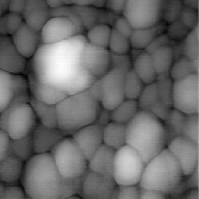
//> input picture data/afmsurf.bmp, 199 x 199 px
$ ./main ../data/afmsurf.bmp   (built with g++ and OpenCV 4)
//> lines starting //> are read from the running program, lines starting //| are printed output that depends on the picture; after the words box and inside, x2 and y2 are one past the last pixel; in counts of white or black regions, pixels touching at a corner belong together
### src/utils.hpp
#ifndef UTILS_HPP
#define UTILS_HPP

#include <opencv2/opencv.hpp>
#include <vector>
#include <string>
#include "metrics.hpp"

// Utility functions for reporting, CSV generation, and visual comparison grids
cv::Mat drawHistogramAndCDF(const std::vector<int>& hist, const std::vector<int>& cdf, int totalPixels);
cv::Mat addLabel(const cv::Mat& src, const std::string& label);

MethodMetrics computeMethodMetrics(const std::string& name, const cv::Mat& enhanced, const std::vector<int>& hist, int totalPixels, const cv::Mat& cvRef = cv::Mat());

void generateMarkdownReport(const std::vector<ImageMetrics>& allMetrics, const std::string& outputPath);
void generateCSVMetrics(const std::vector<ImageMetrics>& allMetrics, const std::string& outputPath);

ImageMetrics processSingleImage(const std::string& inputPath, const std::string& name, bool saveResults);

#endif // UTILS_HPP

### src/algorithms.hpp
#ifndef ALGORITHMS_HPP
#define ALGORITHMS_HPP

#include <opencv2/opencv.hpp>

// Manual Contrast Enhancement algorithms
cv::Mat myLinearStretching(const cv::Mat& image);
cv::Mat myPercentileStretching(const cv::Mat& image, double lowPercentile = 0.01, double highPercentile = 0.99);
cv::Mat myEqualizeHist(const cv::Mat& image);
cv::Mat myCLAHE(const cv::Mat& image, double clipLimit = 4.0, cv::Size gridSize = cv::Size(8, 8));
cv::Mat myGammaCorrection(const cv::Mat& image, double gamma);
cv::Mat myLogTransform(const cv::Mat& image);

#endif // ALGORITHMS_HPP

### src/metrics.hpp
#ifndef METRICS_HPP
#define METRICS_HPP

#include <vector>
#include <string>
#include <opencv2/opencv.hpp>

// Structure to store metrics for a specific method
struct MethodMetrics {
    std::string method;
    double mean;
    double stddev;
    double entropy;
    double mse;    // Mean Squared Error vs OpenCV equivalent (where applicable)
    double psnr;   // Peak Signal-to-Noise Ratio vs OpenCV equivalent (where applicable)
};

// Structure to store all metrics for a single image
struct ImageMetrics {
    std::string filename;
    std::vector<MethodMetrics> methods;
};

// Histogram and CDF Manual calculations
std::vector<int> myCalculateHistogram(const cv::Mat& image);
std::vector<int> myCalculateCDF(const std::vector<int>& hist);

// Manual statistical metrics
double myCalculateMean(const std::vector<int>& hist, int totalPixels);
double myCalculateStdDev(const cv::Mat& image, double mean);
double myCalculateEntropy(const std::vector<int>& hist, int totalPixels);

// Error comparison functions
double getMSE(const cv::Mat& img1, const cv::Mat& img2);
double getPSNR(const cv::Mat& img1, const cv::Mat& img2);

#endif // METRICS_HPP

### src/utils.cpp
#include "utils.hpp"
#include "algorithms.hpp"
#include "metrics.hpp"
#include <iostream>
#include <fstream>
#include <iomanip>

cv::Mat drawHistogramAndCDF(const std::vector<int>& hist, const std::vector<int>& cdf, int totalPixels) {
    int hist_w = 256, hist_h = 200;
    cv::Mat histImage(hist_h, hist_w, CV_8UC3, cv::Scalar(245, 245, 245));

    int maxVal = 0;
    for (int i = 0; i < 256; ++i) {
        if (hist[i] > maxVal) maxVal = hist[i];
    }
    if (maxVal == 0) maxVal = 1;

    for (int i = 0; i < 256; ++i) {
        int h_val = cvRound(((double)hist[i] / maxVal) * (hist_h - 20));
        cv::line(histImage,
                 cv::Point(i, hist_h),
                 cv::Point(i, hist_h - h_val),
                 cv::Scalar(120, 120, 120), 1);
    }

    for (int i = 1; i < 256; ++i) {
        int y1 = hist_h - cvRound(((double)cdf[i-1] / totalPixels) * (hist_h - 20));
        int y2 = hist_h - cvRound(((double)cdf[i] / totalPixels) * (hist_h - 20));
        cv::line(histImage,
                 cv::Point(i - 1, y1),
                 cv::Point(i, y2),
                 cv::Scalar(0, 0, 200), 1, cv::LINE_AA);
    }

    return histImage;
}

// [236 lines left out: functions addLabel, computeMethodMetrics, generateMarkdownReport, generateCSVMetrics, processSingleImage, not called in this run]

### src/algorithms.cpp
#include "algorithms.hpp"
#include "metrics.hpp"
#include <cmath>
#include <algorithm>

cv::Mat myLinearStretching(const cv::Mat& image) {
    double minVal, maxVal;
    cv::minMaxLoc(image, &minVal, &maxVal);
    cv::Mat result(image.rows, image.cols, CV_8UC1);

    if (maxVal == minVal) {
        result.setTo(0);
        return result;
    }

    double scale = 255.0 / (maxVal - minVal);
    for (int r = 0; r < image.rows; ++r) {
        const uchar* srcRow = image.ptr<uchar>(r);
        uchar* dstRow = result.ptr<uchar>(r);
        for (int c = 0; c < image.cols; ++c) {
            dstRow[c] = cv::saturate_cast<uchar>(cvRound((srcRow[c] - minVal) * scale));
        }
    }
    return result;
}

// [39 lines left out: function myPercentileStretching, not called in this run]

cv::Mat myEqualizeHist(const cv::Mat& image) {
    std::vector<int> hist = myCalculateHistogram(image);
    std::vector<int> cdf = myCalculateCDF(hist);
    int totalPixels = image.rows * image.cols;

    uchar lut[256];
    double scale = 255.0 / totalPixels;
    for (int i = 0; i < 256; ++i) {
        lut[i] = cv::saturate_cast<uchar>(cvRound(cdf[i] * scale));
    }

    cv::Mat result(image.rows, image.cols, CV_8UC1);
    for (int r = 0; r < image.rows; ++r) {
        const uchar* srcRow = image.ptr<uchar>(r);
        uchar* dstRow = result.ptr<uchar>(r);
        for (int c = 0; c < image.cols; ++c) {
            dstRow[c] = lut[srcRow[c]];
        }
    }
    return result;
}

cv::Mat myCLAHE(const cv::Mat& image, double clipLimit, cv::Size gridSize) {
    cv::Mat result(image.rows, image.cols, CV_8UC1);
    int rows = image.rows;
    int cols = image.cols;
    int gh = gridSize.height;
    int gw = gridSize.width;

    std::vector<int> tile_w(gw), tile_h(gh);
    std::vector<int> tile_x(gw), tile_y(gh);

    int rem_x = cols % gw;
    int base_w = cols / gw;
    int curr_x = 0;
    for (int i = 0; i < gw; ++i) {
        tile_x[i] = curr_x;
        tile_w[i] = base_w + (i < rem_x ? 1 : 0);
        curr_x += tile_w[i];
    }

    int rem_y = rows % gh;
    int base_h = rows / gh;
    int curr_y = 0;
    for (int i = 0; i < gh; ++i) {
        tile_y[i] = curr_y;
        tile_h[i] = base_h + (i < rem_y ? 1 : 0);
        curr_y += tile_h[i];
    }

    std::vector<double> cx(gw), cy(gh);
    for (int i = 0; i < gw; ++i) {
        cx[i] = tile_x[i] + tile_w[i] / 2.0;
    }
    for (int i = 0; i < gh; ++i) {
        cy[i] = tile_y[i] + tile_h[i] / 2.0;
    }

    std::vector<std::vector<std::vector<double>>> tileCDFs(gh, std::vector<std::vector<double>>(gw, std::vector<double>(256, 0.0)));

    for (int ty = 0; ty < gh; ++ty) {
        for (int tx = 0; tx < gw; ++tx) {
            int tilePixels = tile_w[tx] * tile_h[ty];
            std::vector<int> hist(256, 0);

            for (int y = tile_y[ty]; y < tile_y[ty] + tile_h[ty]; ++y) {
                const uchar* row_ptr = image.ptr<uchar>(y);
                for (int x = tile_x[tx]; x < tile_x[tx] + tile_w[tx]; ++x) {
                    hist[row_ptr[x]]++;
                }
            }

            int limit = std::max(1, cvRound(clipLimit * tilePixels / 256.0));
            int excess = 0;
            for (int i = 0; i < 256; ++i) {
                if (hist[i] > limit) {
                    excess += (hist[i] - limit);
                    hist[i] = limit;
                }
            }

            int incr = excess / 256;
            int upper = limit - incr;
            for (int i = 0; i < 256; ++i) {
                if (hist[i] <= upper) {
                    excess -= incr;
                    hist[i] += incr;
                } else if (hist[i] < limit) {
                    excess -= (limit - hist[i]);
                    hist[i] = limit;
                }
            }

            while (excess > 0) {
                for (int i = 0; i < 256 && excess > 0; ++i) {
                    if (hist[i] < limit) {
                        hist[i]++;
                        excess--;
                    }
                }
            }

            double sum = 0.0;
            for (int i = 0; i < 256; ++i) {
                sum += hist[i];
                tileCDFs[ty][tx][i] = (sum / tilePixels) * 255.0;
            }
        }
    }

    for (int y = 0; y < rows; ++y) {
        for (int x = 0; x < cols; ++x) {
            int tx0 = -1, tx1 = -1;
            if (x < cx[0]) {
                tx0 = 0; tx1 = 0;
            } else if (x >= cx[gw - 1]) {
                tx0 = gw - 1; tx1 = gw - 1;
            } else {
                for (int i = 0; i < gw - 1; ++i) {
                    if (x >= cx[i] && x < cx[i+1]) {
                        tx0 = i;
                        tx1 = i + 1;
                        break;
                    }
                }
            }

            int ty0 = -1, ty1 = -1;
            if (y < cy[0]) {
                ty0 = 0; ty1 = 0;
            } else if (y >= cy[gh - 1]) {
                ty0 = gh - 1; ty1 = gh - 1;
            } else {
                for (int i = 0; i < gh - 1; ++i) {
                    if (y >= cy[i] && y < cy[i+1]) {
                        ty0 = i;
                        ty1 = i + 1;
                        break;
                    }
                }
            }

            double a = 0.0;
            if (tx0 != tx1) {
                a = (double)(x - cx[tx0]) / (cx[tx1] - cx[tx0]);
            }
            double b = 0.0;
            if (ty0 != ty1) {
                b = (double)(y - cy[ty0]) / (cy[ty1] - cy[ty0]);
            }

            int val = image.at<uchar>(y, x);
            double v00 = tileCDFs[ty0][tx0][val];
            double v01 = tileCDFs[ty0][tx1][val];
            double v10 = tileCDFs[ty1][tx0][val];
            double v11 = tileCDFs[ty1][tx1][val];

            double interpolated = (1.0 - a) * (1.0 - b) * v00 +
                                   a * (1.0 - b) * v01 +
                                   (1.0 - a) * b * v10 +
                                   a * b * v11;
            result.at<uchar>(y, x) = cv::saturate_cast<uchar>(cvRound(interpolated));
        }
    }

    return result;
}

cv::Mat myGammaCorrection(const cv::Mat& image, double gamma) {
    uchar lut[256];
    for (int i = 0; i < 256; ++i) {
        lut[i] = cv::saturate_cast<uchar>(cvRound(255.0 * std::pow(i / 255.0, gamma)));
    }

    cv::Mat result(image.rows, image.cols, CV_8UC1);
    for (int r = 0; r < image.rows; ++r) {
        const uchar* srcRow = image.ptr<uchar>(r);
        uchar* dstRow = result.ptr<uchar>(r);
        for (int c = 0; c < image.cols; ++c) {
            dstRow[c] = lut[srcRow[c]];
        }
    }
    return result;
}

cv::Mat myLogTransform(const cv::Mat& image) {
    uchar lut[256];
    double c = 255.0 / std::log(1.0 + 255.0);
    for (int i = 0; i < 256; ++i) {
        lut[i] = cv::saturate_cast<uchar>(cvRound(c * std::log(1.0 + i)));
    }

    cv::Mat result(image.rows, image.cols, CV_8UC1);
    for (int r = 0; r < image.rows; ++r) {
        const uchar* srcRow = image.ptr<uchar>(r);
        uchar* dstRow = result.ptr<uchar>(r);
        for (int c = 0; c < image.cols; ++c) {
            dstRow[c] = lut[srcRow[c]];
        }
    }
    return result;
}

### src/metrics.cpp
#include "metrics.hpp"
#include <cmath>

std::vector<int> myCalculateHistogram(const cv::Mat& image) {
    std::vector<int> hist(256, 0);
    for (int r = 0; r < image.rows; ++r) {
        const uchar* row = image.ptr<uchar>(r);
        for (int c = 0; c < image.cols; ++c) {
            hist[row[c]]++;
        }
    }
    return hist;
}

std::vector<int> myCalculateCDF(const std::vector<int>& hist) {
    std::vector<int> cdf(256, 0);
    cdf[0] = hist[0];
    for (size_t i = 1; i < hist.size(); ++i) {
        cdf[i] = cdf[i - 1] + hist[i];
    }
    return cdf;
}

double myCalculateMean(const std::vector<int>& hist, int totalPixels) {
    double sum = 0.0;
    for (int i = 0; i < 256; ++i) {
        sum += i * hist[i];
    }
    return sum / totalPixels;
}

double myCalculateStdDev(const cv::Mat& image, double mean) {
    double varianceSum = 0.0;
    for (int r = 0; r < image.rows; ++r) {
        const uchar* row = image.ptr<uchar>(r);
        for (int c = 0; c < image.cols; ++c) {
            varianceSum += (row[c] - mean) * (row[c] - mean);
        }
    }
    return std::sqrt(varianceSum / (image.rows * image.cols));
}

double myCalculateEntropy(const std::vector<int>& hist, int totalPixels) {
    double entropy = 0.0;
    for (int i = 0; i < 256; ++i) {
        if (hist[i] > 0) {
            double p = (double)hist[i] / totalPixels;
            entropy -= p * std::log2(p);
        }
    }
    return entropy;
}

double getMSE(const cv::Mat& img1, const cv::Mat& img2) {
    if (img1.size() != img2.size() || img1.type() != img2.type()) {
        return -1.0;
    }
    double sumSquareDiff = 0.0;
    for (int r = 0; r < img1.rows; ++r) {
        const uchar* r1 = img1.ptr<uchar>(r);
        const uchar* r2 = img2.ptr<uchar>(r);
        for (int c = 0; c < img1.cols; ++c) {
            double diff = r1[c] - r2[c];
            sumSquareDiff += diff * diff;
        }
    }
    return sumSquareDiff / (img1.rows * img1.cols);
}

double getPSNR(const cv::Mat& img1, const cv::Mat& img2) {
    double mse = getMSE(img1, img2);
    if (mse < 1e-10) return 999.0;
    return 10.0 * std::log10((255.0 * 255.0) / mse);
}

### src/main.cpp
#include <iostream>
#include <vector>
#include <string>
#include <iomanip>
#include <opencv2/opencv.hpp>
#include "metrics.hpp"
#include "algorithms.hpp"
#include "utils.hpp"

int main(int argc, char** argv) {
    if (argc < 2) {
        std::cout << "Utilizare standard: " << argv[0] << " <cale_imagine>" << std::endl;
        std::cout << "Utilizare batch (procesare set complet): " << argv[0] << " --batch" << std::endl;
        return -1;
    }

    std::string arg1 = argv[1];

    if (arg1 == "--batch" || arg1 == "--all") {
        std::cout << "=== RULARE BATCH | PROCESARE SET DATE COMPLET ===" << std::endl;

        std::vector<std::string> imageNames = {
            "afmsurf.bmp", "bacteria.bmp", "cameraman.bmp", "cell.bmp",
            "eight.bmp", "moon.bmp", "pout.bmp", "saturn.bmp",
            "westconcordorthophoto.bmp"
        };

        std::vector<ImageMetrics> allMetrics;

        for (const auto& name : imageNames) {
            std::string fullPath = "../data/" + name;
            std::cout << "Se proceseaza: " << name << " ... " << std::flush;
            ImageMetrics m = processSingleImage(fullPath, name, true);
            if (!m.methods.empty()) {
                allMetrics.push_back(m);
                std::cout << "OK!" << std::endl;
            } else {
                std::cout << "Eroare!" << std::endl;
            }
        }

        generateMarkdownReport(allMetrics, "../results/Report.md");
        generateCSVMetrics(allMetrics, "../results/metrics.csv");

        std::cout << "Toate operatiunile batch s-au incheiat. Rezultatele sunt disponibile in directorul 'results/'." << std::endl;
    } else {
        std::cout << "=== RULARE INDIVIDUALA | IMAGINE SINGURA ===" << std::endl;
        std::string imagePath = arg1;

        cv::Mat original = cv::imread(imagePath, cv::IMREAD_GRAYSCALE);
//> original is the input picture: 199 rows x 199 cols, CV_8UC1; min 3, max 254, mean 103.3
        if (original.empty()) {
            std::cerr << "Nu s-a putut deschide imaginea: " << imagePath << std::endl;
            return -1;
        }

        int totalPixels = original.rows * original.cols;

        std::vector<int> origHist = myCalculateHistogram(original);
//> after the loop in myCalculateHistogram, `for (int r = 0; r < image.rows; ++r)`: hist = 256 values, max 912 at index 79, min 0 at index 0, mean 154.7
//> origHist has the same summary as hist in myCalculateHistogram
        cv::Mat stretched = myLinearStretching(original);
//> in myLinearStretching, `cv::minMaxLoc(image, &minVal, &maxVal);`: minVal = 3; maxVal = 254
//> in myLinearStretching, `double scale = 255.0 / (maxVal - minVal);`: scale = 1.02
        cv::Mat equalized = myEqualizeHist(original);
//> after the loop in myCalculateCDF, `for (size_t i = 1; i < hist.size(); ++i)`: cdf = 256 values from 0 to 39601
//> after the loop in myEqualizeHist, `for (int i = 0; i < 256; ++i)`: lut = 256 values from 0 to 255
//> after the loop in myEqualizeHist, `for (int r = 0; r < image.rows; ++r)`:
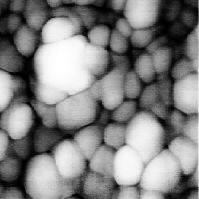
//> result: 199 rows x 199 cols, CV_8UC1; min 0, max 255, mean 128.9
        cv::Mat claheResult = myCLAHE(original, 4.0, cv::Size(8, 8));
//> in myCLAHE, `int gh = gridSize.height;`: gh = 8
//> in myCLAHE, `int rem_x = cols % gw;`: rem_x = 7
//> in myCLAHE, `int base_w = cols / gw;`: base_w = 24
//> the loop in myCLAHE, `for (int i = 0; i < gw; ++i)` made 8 passes
//> curr_x on passes 1 to 8: 25, 50, 75, 100, 125, 150, 175, 199
//> after the loop in myCLAHE, `for (int i = 0; i < gw; ++i)`: curr_x = 199
//> in myCLAHE, `int rem_y = rows % gh;`: rem_y = 7
//> in myCLAHE, `int base_h = rows / gh;`: base_h = 24
//> the loop in myCLAHE, `for (int i = 0; i < gh; ++i)` made 8 passes
//> after the loop in myCLAHE, `for (int i = 0; i < gh; ++i)`: curr_y = 199
//> the loop in myCLAHE, `for (int i = 0; i < gw; ++i)` made 8 passes
//> the loop in myCLAHE, `for (int i = 0; i < gh; ++i)` made 8 passes
//> in myCLAHE, `std::vector<std::vector<std::vector<double>>> tileCDFs(gh, std::vector..`: tileCDFs = 8 items
//> the loop in myCLAHE, `for (int ty = 0; ty < gh; ++ty)` made 8 passes
        cv::Mat gammaResult = myGammaCorrection(original, 0.6);
//> after the loop in myGammaCorrection, `for (int r = 0; r < image.rows; ++r)`:
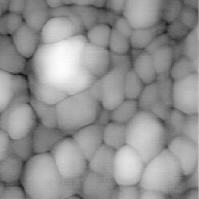
//> result: 199 rows x 199 cols, CV_8UC1; min 18, max 254, mean 145.2
        cv::Mat logResult = myLogTransform(original);
//> after the loop in myLogTransform, `for (int r = 0; r < image.rows; ++r)`:
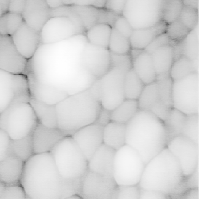
//> result: 199 rows x 199 cols, CV_8UC1; min 64, max 255, mean 209.8

        cv::Mat histOrig = drawHistogramAndCDF(origHist, myCalculateCDF(origHist), totalPixels);
//> the loop in drawHistogramAndCDF, `for (int i = 0; i < 256; ++i)` made 256 passes
//> maxVal on passes 4, 8, 10, 12, 15, 16, 20, 25: 4, 5, 12, 13, 16, 23, 32, 52
//> after the loop in drawHistogramAndCDF, `for (int i = 0; i < 256; ++i)`: maxVal = 912
//> the loop in drawHistogramAndCDF, `for (int i = 0; i < 256; ++i)` made 256 passes
//> h_val on passes 1 to 3: 0, 0, 0
//> after the loop in drawHistogramAndCDF, `for (int i = 0; i < 256; ++i)`:
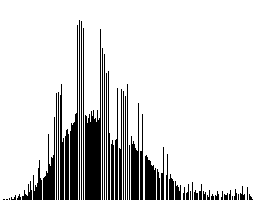
//> histImage: 200 rows x 256 cols, CV_8UC3; values 120 (black) and 245 (white), 84.7% white; 55 black regions (15 under 20 px), largest, box (x1, y1, x2, y2) and area: (85, 29, 101, 200) 1419, (70, 25, 78, 200) 724, (131, 103, 139, 200) 483
//> the loop in drawHistogramAndCDF, `for (int i = 1; i < 256; ++i)` made 255 passes
//> (y1, y2) on passes 1 to 3: (200, 200), (200, 200), (200, 200)
//> after the loop in drawHistogramAndCDF, `for (int i = 1; i < 256; ++i)`:
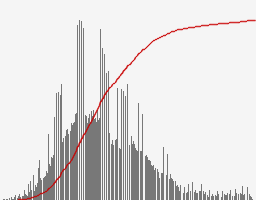
//> histImage: 200 rows x 256 cols, CV_8UC3; 1.72% of pixels changed, all inside (x1, y1, x2, y2) = (17, 19, 256, 200)
        cv::Mat histStretched = drawHistogramAndCDF(myCalculateHistogram(stretched), myCalculateCDF(myCalculateHistogram(stretched)), totalPixels);
//> call 2 of drawHistogramAndCDF, with totalPixels = 39601
//> the loop in drawHistogramAndCDF (call 2), `for (int i = 0; i < 256; ++i)` made 256 passes
//> the loop in drawHistogramAndCDF (call 2), `for (int i = 0; i < 256; ++i)` made 256 passes
//> h_val on passes 1 to 3: 1, 1, 0
//> after the loop in drawHistogramAndCDF (call 2), `for (int i = 0; i < 256; ++i)`:
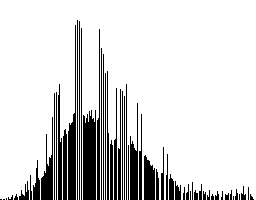
//> histImage: 200 rows x 256 cols, CV_8UC3; values 120 (black) and 245 (white), 84.7% white; 57 black regions (15 under 20 px), largest, box (x1, y1, x2, y2) and area: (83, 110, 96, 200) 1086, (68, 25, 76, 200) 724, (130, 103, 138, 200) 483
//> the loop in drawHistogramAndCDF (call 2), `for (int i = 1; i < 256; ++i)` made 255 passes
//> after the loop in drawHistogramAndCDF (call 2), `for (int i = 1; i < 256; ++i)`:
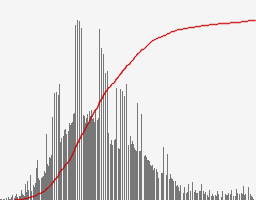
//> histImage: 200 rows x 256 cols, CV_8UC3; 1.74% of pixels changed, all inside (x1, y1, x2, y2) = (14, 19, 256, 200)
        cv::Mat histEqualized = drawHistogramAndCDF(myCalculateHistogram(equalized), myCalculateCDF(myCalculateHistogram(equalized)), totalPixels);
//> (the rest of the program and of its run is left out)
